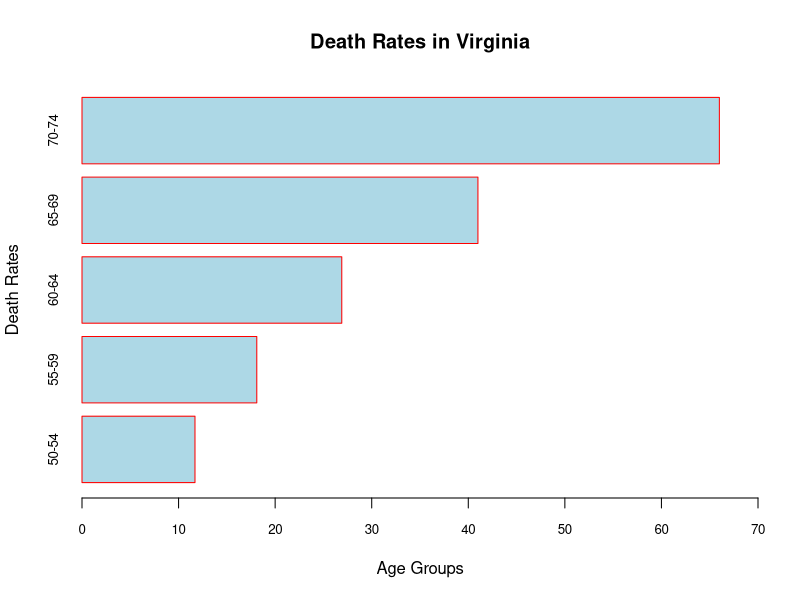
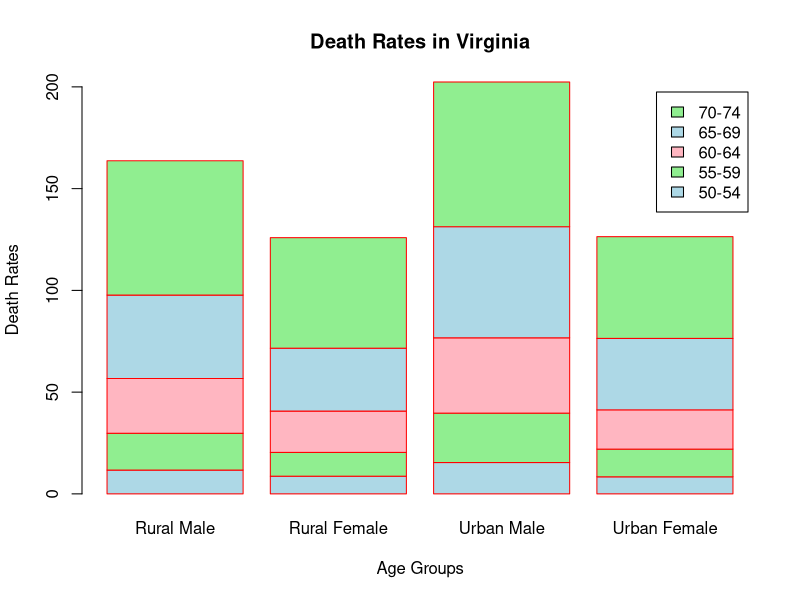
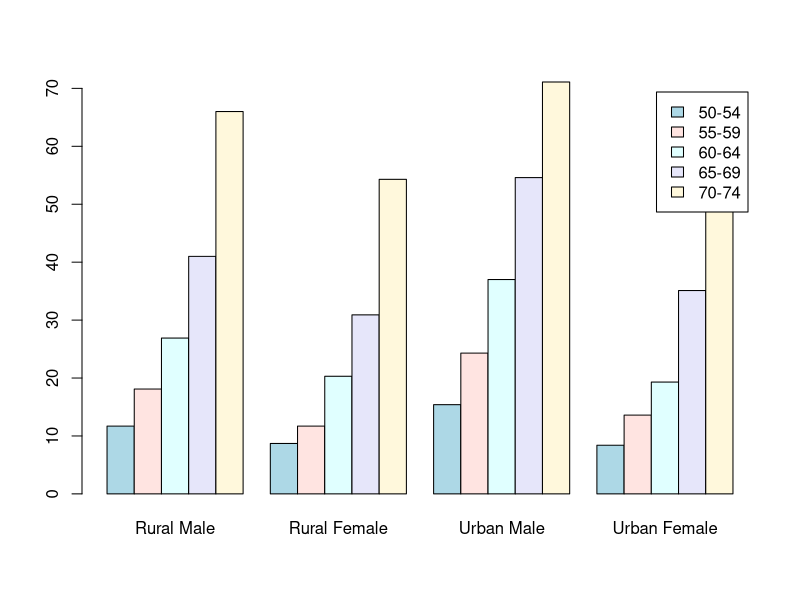
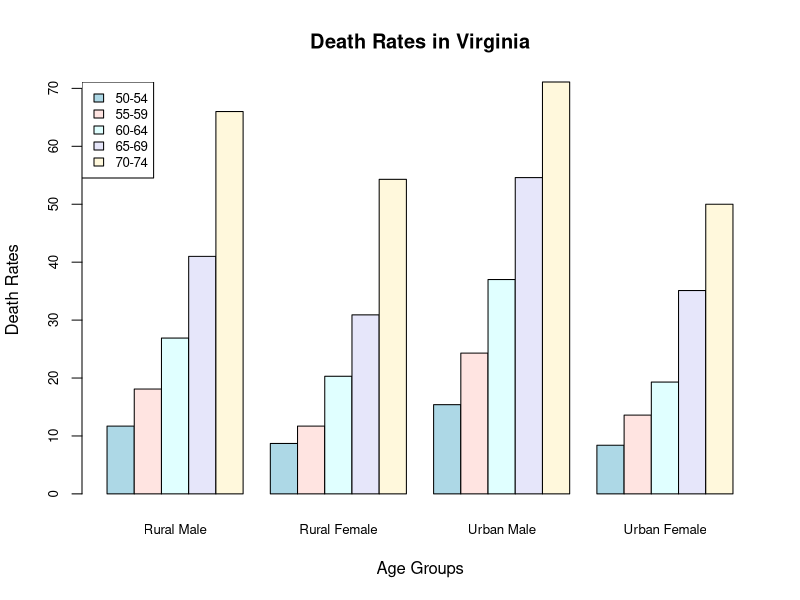
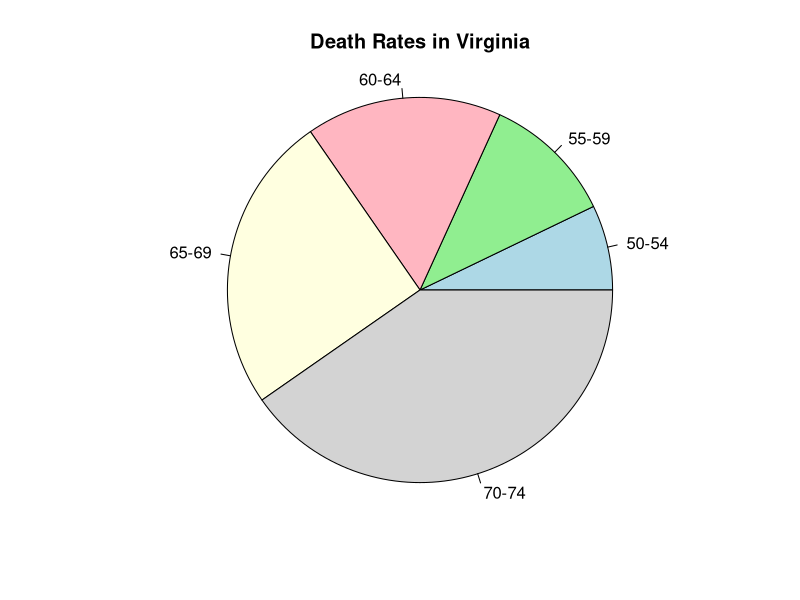
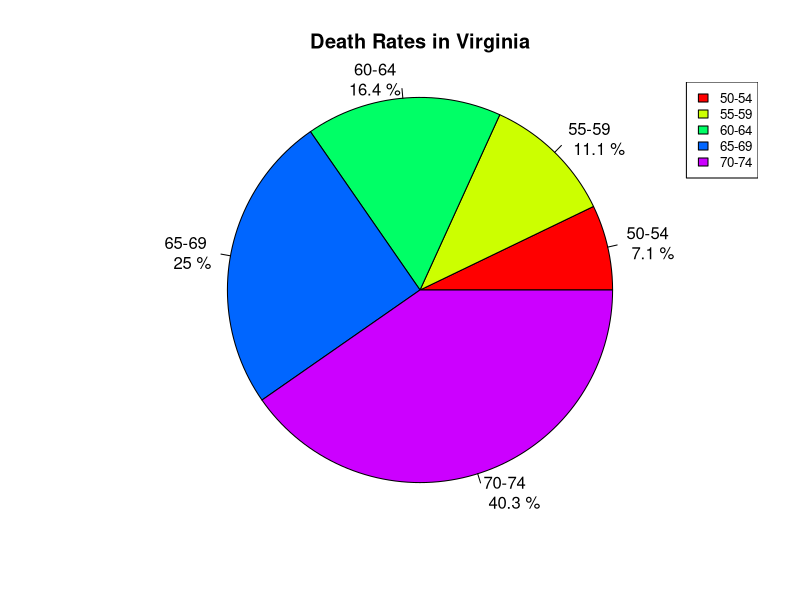
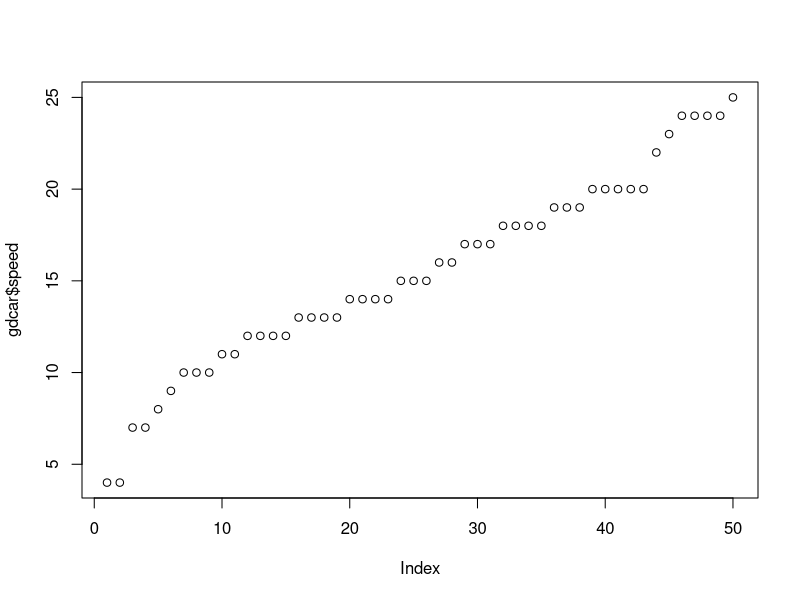
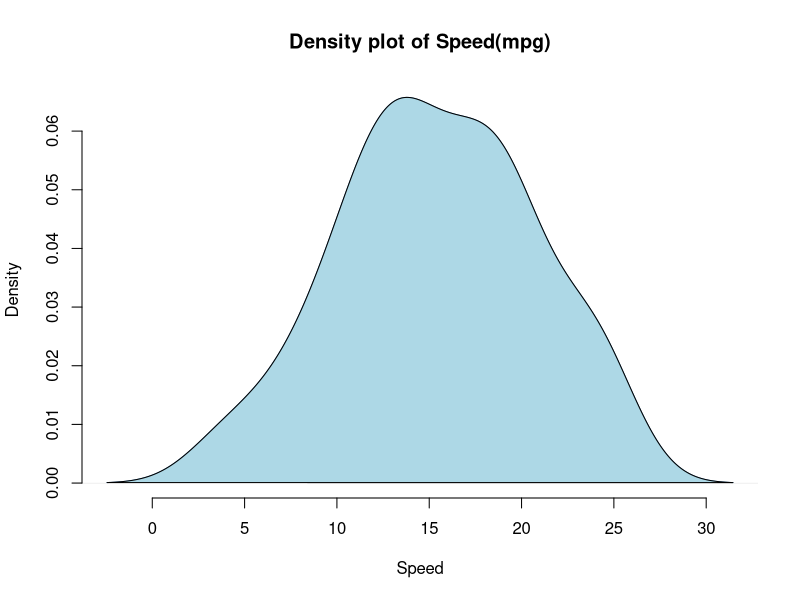

Here is the R script that generated these plots, in order:
## ---- chunk 1
gd <- as.data.frame(VADeaths)
gd

# changing axis lenght and font-size
barplot(
    gd$`Rural Male`,
    horiz = TRUE,
    names.arg = c("50-54", "55-59", "60-64", "65-69", "70-74"),
    main = "Death Rates in Virginia",
    xlab = "Age Groups",
    ylab = "Death Rates",
    col = "lightblue",
    border = "red",
    beside = TRUE,
    xlim = c(0, 70),
    cex.axis = 0.8,
    cex.names = 0.8
)
## ---- chunk 2
gdm <- as.matrix(gd)
gdm
barplot(
    gdm,
    main = "Death Rates in Virginia",
    xlab = "Age Groups",
    ylab = "Death Rates",
    col = c("lightblue", "lightgreen", "lightpink"),
    border = "red",
    legend = rownames(gd),
)
## ---- chunk 3
barplot(
    gdm,
    col = c("lightblue", "mistyrose", "lightcyan", "lavender", "cornsilk"),
    legend  = rownames(gdm),
    beside = T
)
#  NOTE: Adding beside = TRUE will produce the multiple bar chart
## ---- chunk 4
gdm <- as.matrix(VADeaths)

my_colors <- c("lightblue", "mistyrose", "lightcyan", "lavender", "cornsilk")
barplot(
    gdm,
    col = my_colors,
    beside = TRUE,
    main = "Death Rates in Virginia",
    xlab = "Age Groups",
    ylab = "Death Rates",
    cex.axis = 0.8,
    cex.names = 0.8
)
legend(
    "topleft", 
    legend = rownames(gdm), 
    fill = my_colors, 
    cex = 0.8, 
    lty = 0
)
## ---- chunk 5
gd <- as.data.frame(VADeaths)
pie(
    gd$`Rural Male`,
    main = "Death Rates in Virginia",
    labels = rownames(gd),
    radius = 1,
    col = c("lightblue", "lightgreen", "lightpink", "lightyellow", "lightgray"),
)
## ---- chunk 6
gd$piepercent <- round(gd$`Rural Male` / sum(gd$`Rural Male`) * 100, 1)
pie(
    gd$`Rural Male`,
    main = "Death Rates in Virginia",
    labels = paste(rownames(gd), "\n", gd$piepercent, "%"),
    radius = 1,
    col = rainbow(length(gd$`Rural Male`)),
)
# How to place a legend on the topright corner?
# Pie chart with percentage and legend
legend(
    "topright", 
    legend = rownames(gd), 
    fill = rainbow(length(gd$`Rural Male`)), 
    cex = 0.8, 
    lty = 0
)
## ---- chunk 7
gdcar = as.data.frame(cars)
str(gdcar)
plot(gdcar$speed)
## ---- chunk 8
dens <- density(cars$speed)
plot(
    dens,
    main = "Density plot of Speed(mpg)",
    xlab = "Speed",
    ylab = "Density",
    col = "steelblue",
    frame = FALSE
)
polygon(dens, col = "lightblue", border = "black")
## ---- chunk 9
qqnorm(gdcar$speed)
qqline(gdcar$speed, col = "red")
## ---- chunk 10
# Scatterplot
plot(
    gdcar$speed,
    gdcar$dist,
    main = "Scatterplot of Speed vs Distance",
    xlab = "Speed",
    ylab = "Distance",
    col = "steelblue",
    pch = 19
)
## ---- chunk 11
boxplot(
    mpg~cyl, 
    data=mtcars,
    main = "Boxplot of mpg by cyl",
    xlab = "Number of cylinders",
    ylab = "Miles per gallon",
    col = "lightblue",
    border = "red",
    horizontal = FALSE,
    notch = FALSE
)

